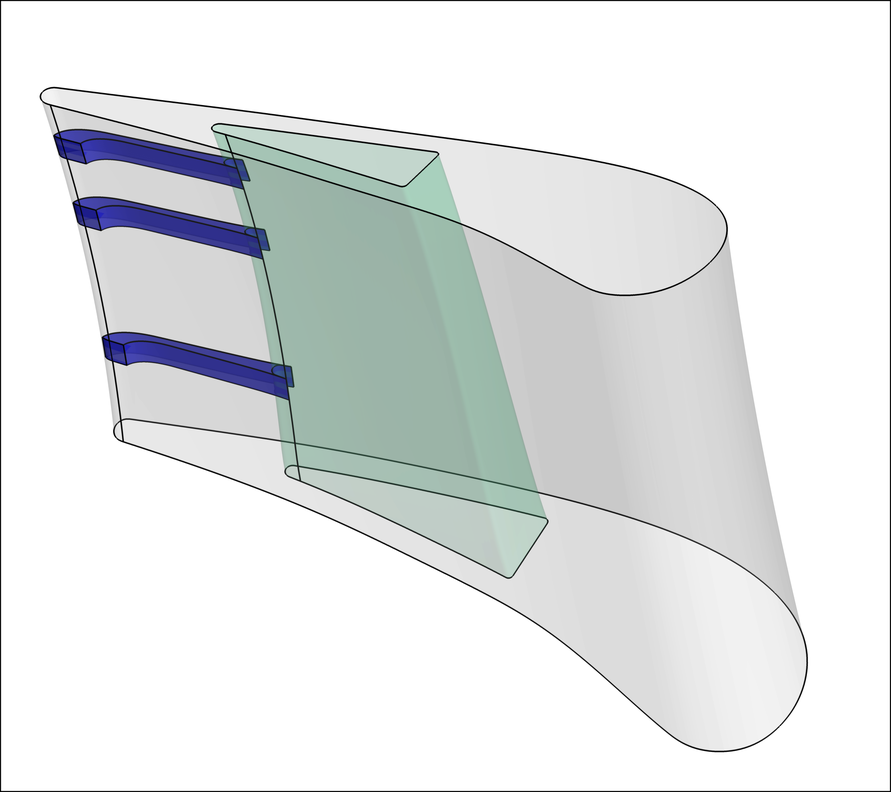
#> input picture tec/slots/oha.png, 891 x 792 px, shrunk from 2000 x 1778 before the run
$ python trim.py
#> lines starting #> are read from the running program, lines starting #| are printed output that depends on the picture
import numpy as np
from PIL import Image

filenames = ["oha.png"]
outnames = ["oha_trimmed.png"]

for i in range(len(filenames)):
	with Image.open(filenames[i]) as inp:
#> inp is the input picture: PIL image 891x792 RGB; mean R, G, B 225.7, 228.9, 229.1
		arr = np.array(inp)[5:-5,5:-5]
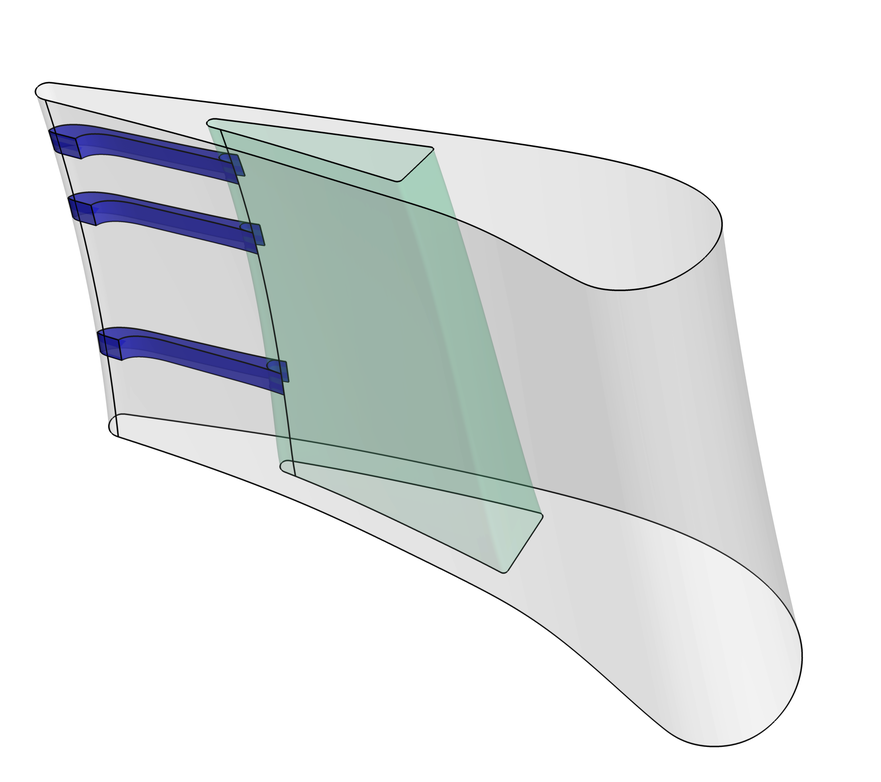
#> arr: shape (782, 881, 3); mean R, G, B 226.3, 229.6, 229.8
		out = Image.fromarray(arr)
		out.save(outnames[i])

$ run again, with tec/slots/01.png copied over tec/slots/oha.png
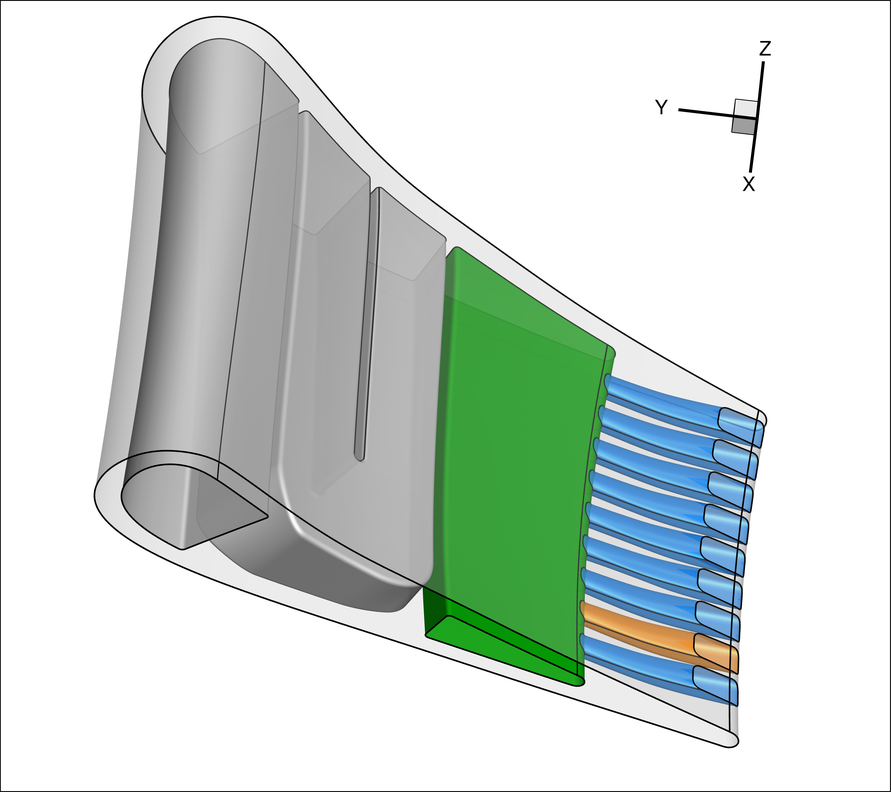
#> input picture tec/slots/01.png, 891 x 792 px, shrunk from 3000 x 2667 before the run
#> inp is the input picture: PIL image 891x792 RGB; mean R, G, B 206.3, 217.3, 211.2
#> `arr = np.array(inp)[5:-5,5:-5]`:
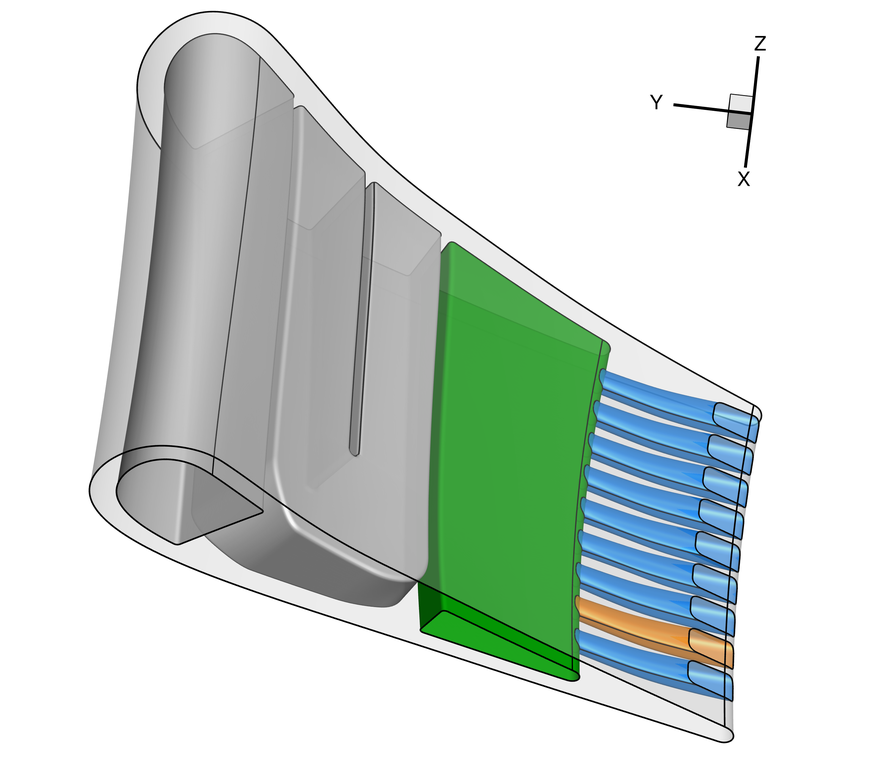
#> arr: shape (782, 881, 3); mean R, G, B 206.2, 217.5, 211.2

$ run again, with tec/slots/02.png copied over tec/slots/oha.png
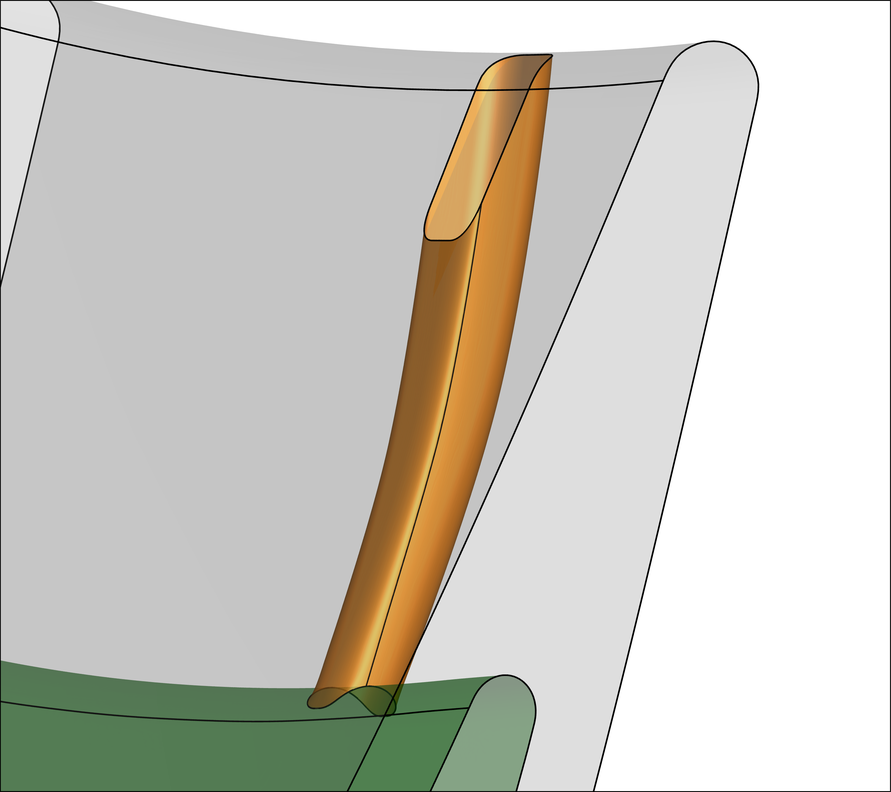
#> input picture tec/slots/02.png, 891 x 792 px, shrunk from 3000 x 2667 before the run
#> inp is the input picture: PIL image 891x792 RGB; mean R, G, B 203.8, 202, 193.3
#> `arr = np.array(inp)[5:-5,5:-5]`:
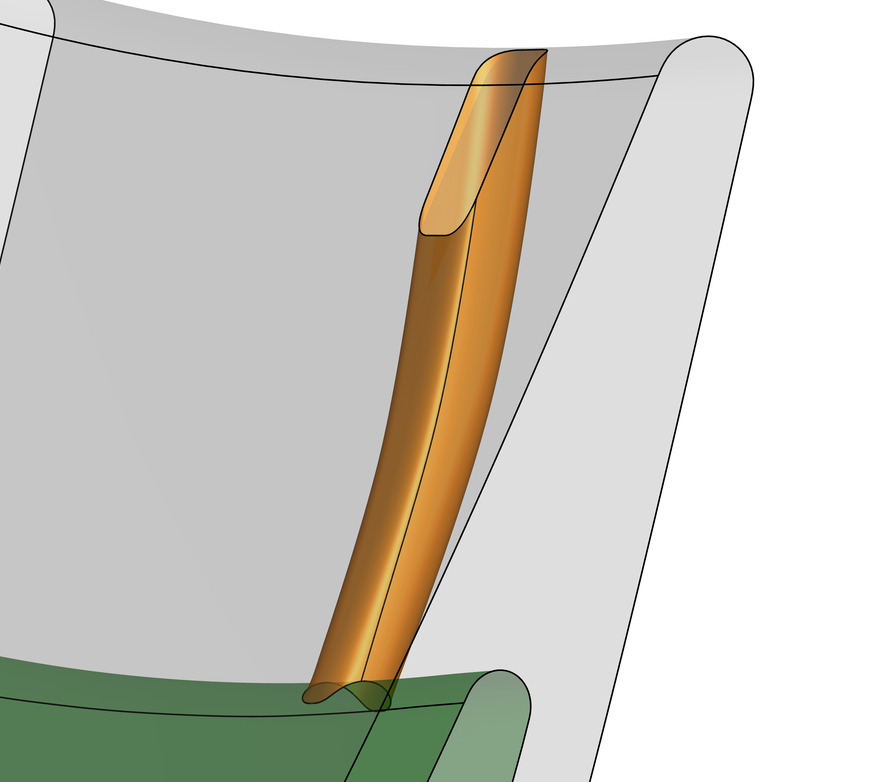
#> arr: shape (782, 881, 3); mean R, G, B 204.5, 202.5, 193.7

$ run again, with tec/slots/04.png copied over tec/slots/oha.png
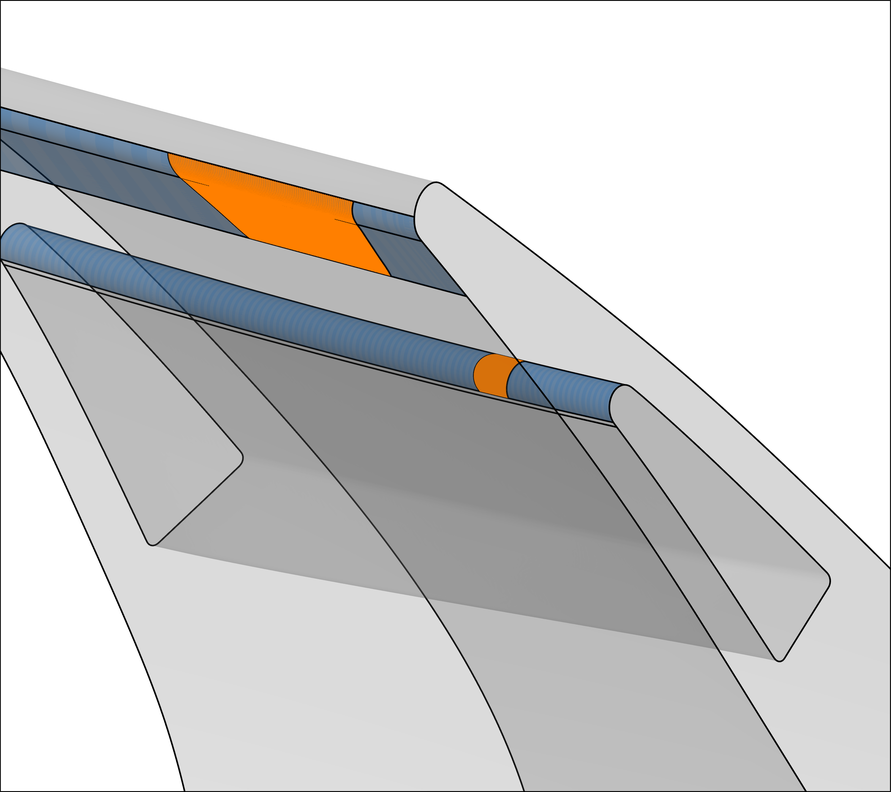
#> input picture tec/slots/04.png, 891 x 792 px, shrunk from 3000 x 2667 before the run
#> inp is the input picture: PIL image 891x792 RGB; mean R, G, B 205.9, 205.2, 204.5
#> `arr = np.array(inp)[5:-5,5:-5]`:
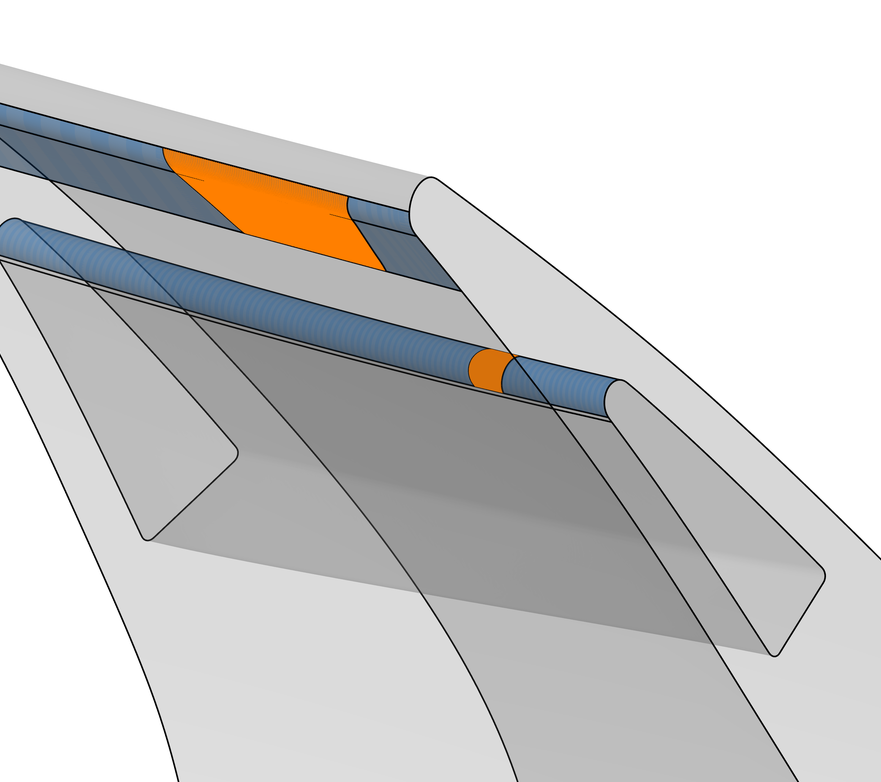
#> arr: shape (782, 881, 3); mean R, G, B 206.2, 205.5, 204.8
